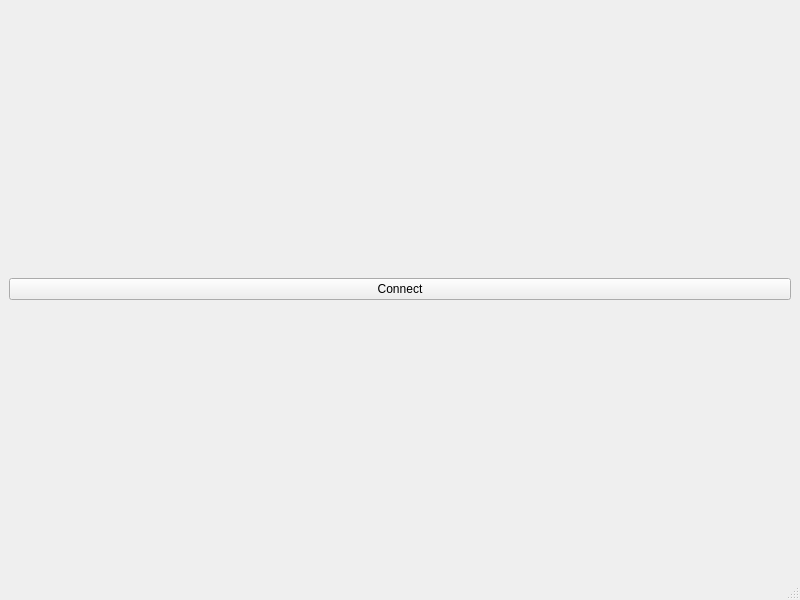
<?xml version="1.0" encoding="UTF-8"?>
<ui version="4.0">
 <class>MainWindow</class>
 <widget class="QMainWindow" name="MainWindow">
  <property name="geometry">
   <rect>
    <x>0</x>
    <y>0</y>
    <width>800</width>
    <height>600</height>
   </rect>
  </property>
  <property name="windowTitle">
   <string>MainWindow</string>
  </property>
  <widget class="QWidget" name="centralwidget">
   <layout class="QVBoxLayout" name="verticalLayout">
    <item>
     <widget class="QPushButton" name="pb_connect">
      <property name="text">
       <string>Connect</string>
      </property>
     </widget>
    </item>
   </layout>
  </widget>
  <widget class="QMenuBar" name="menubar">
   <property name="geometry">
    <rect>
     <x>0</x>
     <y>0</y>
     <width>800</width>
     <height>25</height>
    </rect>
   </property>
  </widget>
  <widget class="QStatusBar" name="statusbar"/>
 </widget>
 <resources/>
 <connections/>
</ui>
